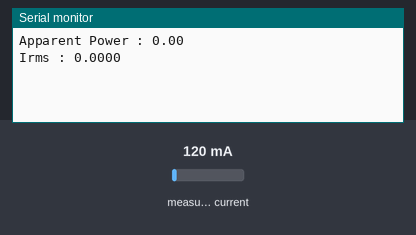
Bench run of a sketch on a simulated Arduino Uno, built with avr-gcc and run on an emulated ATmega328P. On the bench: the last lines printed to the serial monitor. The inputs (shaded band) are chosen by the test bench; at power-on: measured current 120 mA.

Above: at 2.0 s.
2.1 s: measured current set to 500 mA
At 2.9 s:
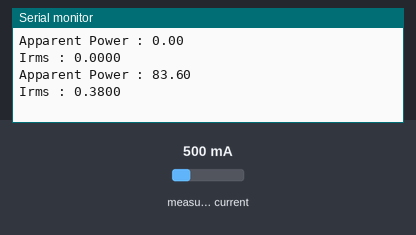
3.6 s: measured current set to 1000 mA
At 3.6 s:
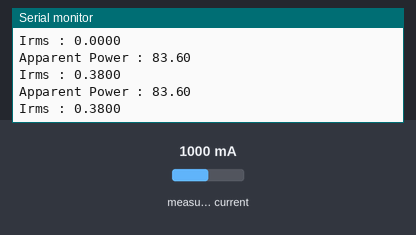
Timing chart, 0 to 6.6 s (numbered marks = the images above; inputs shaded):
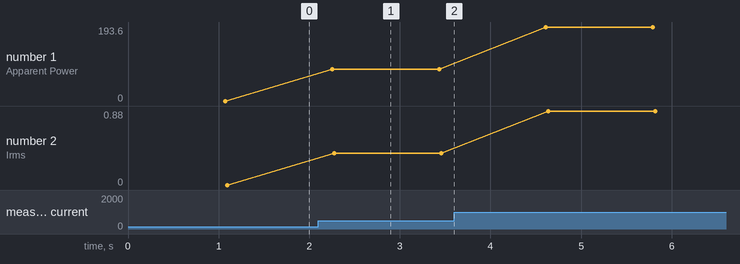

The sketch:

Arduino_1.ino
```cpp
#include "EmonLib.h"
#include <Wire.h>
#include <SoftwareSerial.h>

EnergyMonitor emon1;

SoftwareSerial mySerial(2, 3); // RX, TX for the new serial port

double IrmsNock = 0;
double total_power = 0;
unsigned long t1= 0;

int loopCounter = 0;

void setup()
{
  Serial.begin(9600); // Starts the serial communication
  mySerial.begin(9600); // initialize the new serial port

  emon1.current(0, 30);

  for(int i = 0;i<5;i++){
    IrmsNock += emon1.calcIrms(1480);
  }
  IrmsNock = IrmsNock / 5; //IrmsNock /= 5

  t1 = millis();
}


void loop() {

    //calculations of current
    double Irms = emon1.calcIrms(1480)-IrmsNock;  // Calculate Irms only
    if(Irms < 0) Irms = 0;

    unsigned int t2 = millis();
    int nocktime = t2 - t1;
    t1 = t2;
    double power = Irms*220.0;

    total_power += power * nocktime/3600;
//    Serial.print(nocktime);
//    Serial.print(" ");
//    Serial.print(total_power/1000,4);
//    Serial.print(" ");
//    Serial.print(power,4);
//    Serial.print(" ");
    Serial.println("Apparent Power : " + String(Irms*220.0));
    Serial.println("Irms : " + String(Irms,4));

    if(Irms <= 0.30 && Irms != 0.00){
        mySerial.println("1%");
    }

    else if(Irms >= 1.90){
        mySerial.println("2%");
    }

    else if(Irms == 0.00){
        mySerial.println("0%");
    }

  loopCounter++;
  delay(1000);
}
```

Measured:
- after the input at 2.1 s, the serial monitor: prints a new line after 0.15 s (image 1)
- plotted number 1: 0 → 83.6 after the input at 2.1 s, 83.6 → 193.6 after the input at 3.6 s
- plotted number 2: 0 → 0.38 after the input at 2.1 s, 0.38 → 0.88 after the input at 3.6 s
